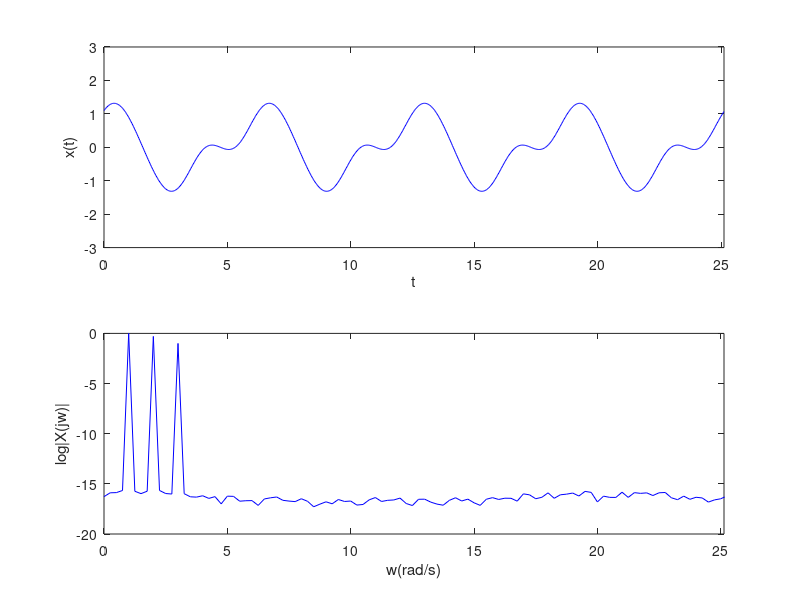
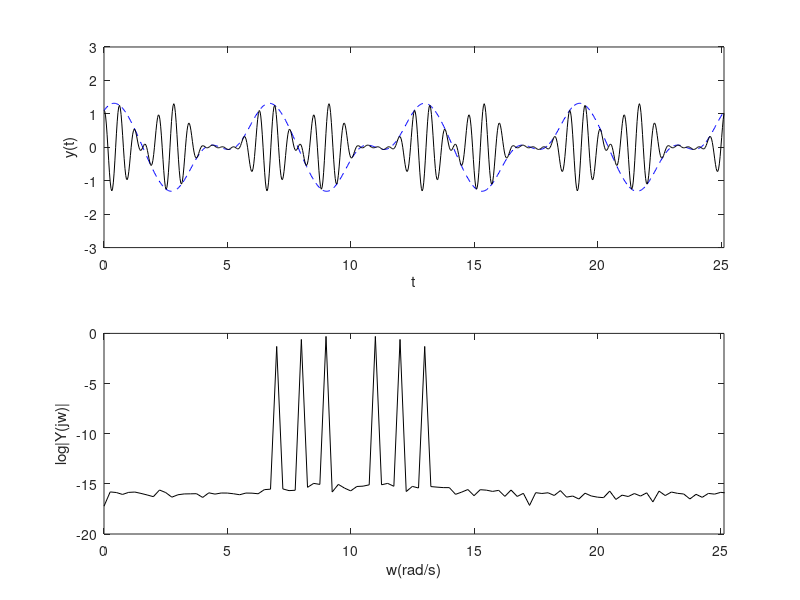
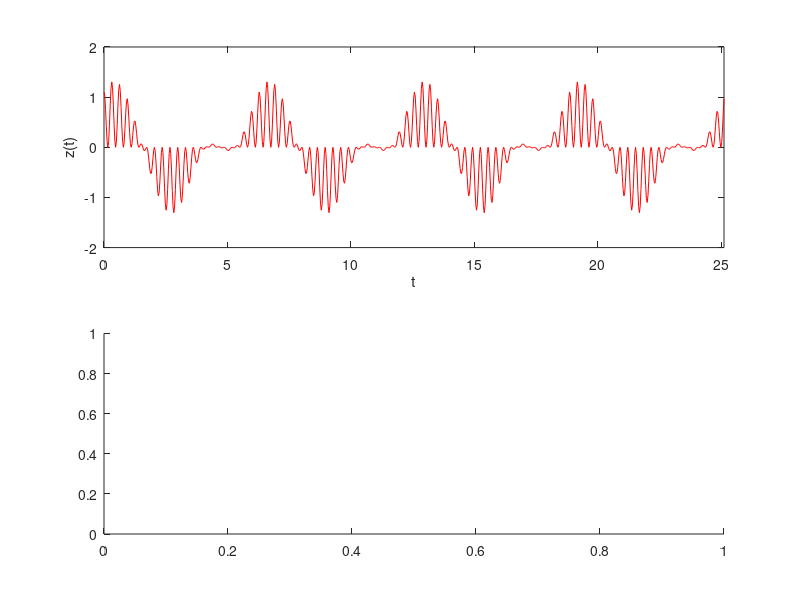

These figures' MATLAB source, in order: (Note: this script raises an error after producing the figures.)
% Modulacao e demodulacao AM
% Video associado: https://youtu.be/_YISfjXBpSs

% LAA 28/11/17

close all
clear

%%
% gera um sinal "informacao" hipotetico

% frequencia natural (geraremos um sinal "periodico")
w0=1;

% vetor de tempo correspondente a 4 periodos da fundamental
t=0:pi/100:8*pi/w0-pi/100;
L=length(t);

% sinal de informacao
x=cos(w0*t)+0.5*sin(2*w0*t)+0.1*cos(3*w0*t);
% para o caso de incluir um off-set
% x=x+1.5;

% fft do sinal
X=fft(x);

% frequencia de amostragem em Hz (inverso do intervalo de amostragem)
Fs=100/pi;
P2 = abs(X/L);
P1 = P2(1:L/2+1);
P1(2:end-1) = 2*P1(2:end-1);
f = Fs*(0:(L/2))/L;
w=2*pi*f;


% grafico do sinal
figure(1)
subplot(211)
set(gca,'FontSize',18)
plot(t,x,'b');
axis([0 t(end) -3 3])
xlabel('t')
ylabel('x(t)');

subplot(212)
set(gca,'FontSize',18)
plot(w,log10(P1),'b')
axis([0 8*pi -20 0])
xlabel('w(rad/s)')
ylabel('log|X(jw)|')


%%
% portadora em 10 rad/s
c=cos(10*t);

% sinal modulado
y=x.*c;

% fft do sinal modulado
Y=fft(y);

% frequencia de amostragem em Hz (inverso do intervalo de amostragem)
P2 = abs(Y/L);
P1 = P2(1:L/2+1);
P1(2:end-1) = 2*P1(2:end-1);



% grafico do sinal modulado
figure(2)
subplot(211)
set(gca,'FontSize',18)
plot(t,x,'b--',t,y,'k');
axis([0 t(end) -3 3])
xlabel('t')
ylabel('y(t)');

subplot(212)
set(gca,'FontSize',18)
plot(w,log10(P1),'k')
axis([0 8*pi -20 0])
xlabel('w(rad/s)')
ylabel('log|Y(jw)|')

%%

%%
% demodulacao
w=cos(10*t);

% modulacao do sinal modulado
z=y.*w;

% fft do sinal modulado
Z=fft(z);

% frequencia de amostragem em Hz (inverso do intervalo de amostragem)
P2 = abs(Z/L);
P1 = P2(1:L/2+1);
P1(2:end-1) = 2*P1(2:end-1);


% grafico do sinal modulado duplamente
figure(3)
subplot(211)
set(gca,'FontSize',18)
plot(t,z,'r');
axis([0 t(end) -2 2])
xlabel('t')
ylabel('z(t)');

subplot(212)
set(gca,'FontSize',18)
plot(w,log10(P1),'r')
axis([0 8*pi -20 0])
xlabel('w(rad/s)')
ylabel('log|Z(jw)|')

%%
% "filtro" (um bom filtro eh projetado de outra forma)
% frequencia de corte
wc=15;
% ordem do filtro
n=10;
den=1;
for k=1:n
    den=conv(den,[1 wc]);
end
filtro=tf(den(end),den);
figure(4)
[mag,phase]=bode(filtro,w);

% grafico do sinal modulado duplamente
figure(3)
subplot(211)
set(gca,'FontSize',18)
plot(t,z,'r');
axis([0 t(end) -2 2])
xlabel('t')
ylabel('z(t)');

subplot(212)
set(gca,'FontSize',18)
plot(w,log10(P1),'r',w,20*log10(squeeze(mag)),'k')
axis([0 8*pi -20 1])
xlabel('w(rad/s)')
ylabel('log|Z(jw)|')

% filtrar o sinal modulado duplamente
zd=lsim(filtro,z,t);

figure(4)
set(gca,'FontSize',18)
plot(t,x,'k',t,zd*max(x)/max(zd),'m');
axis([0 t(end) -2 2])
xlabel('t')
ylabel('x(t), zd(t)');

%%


